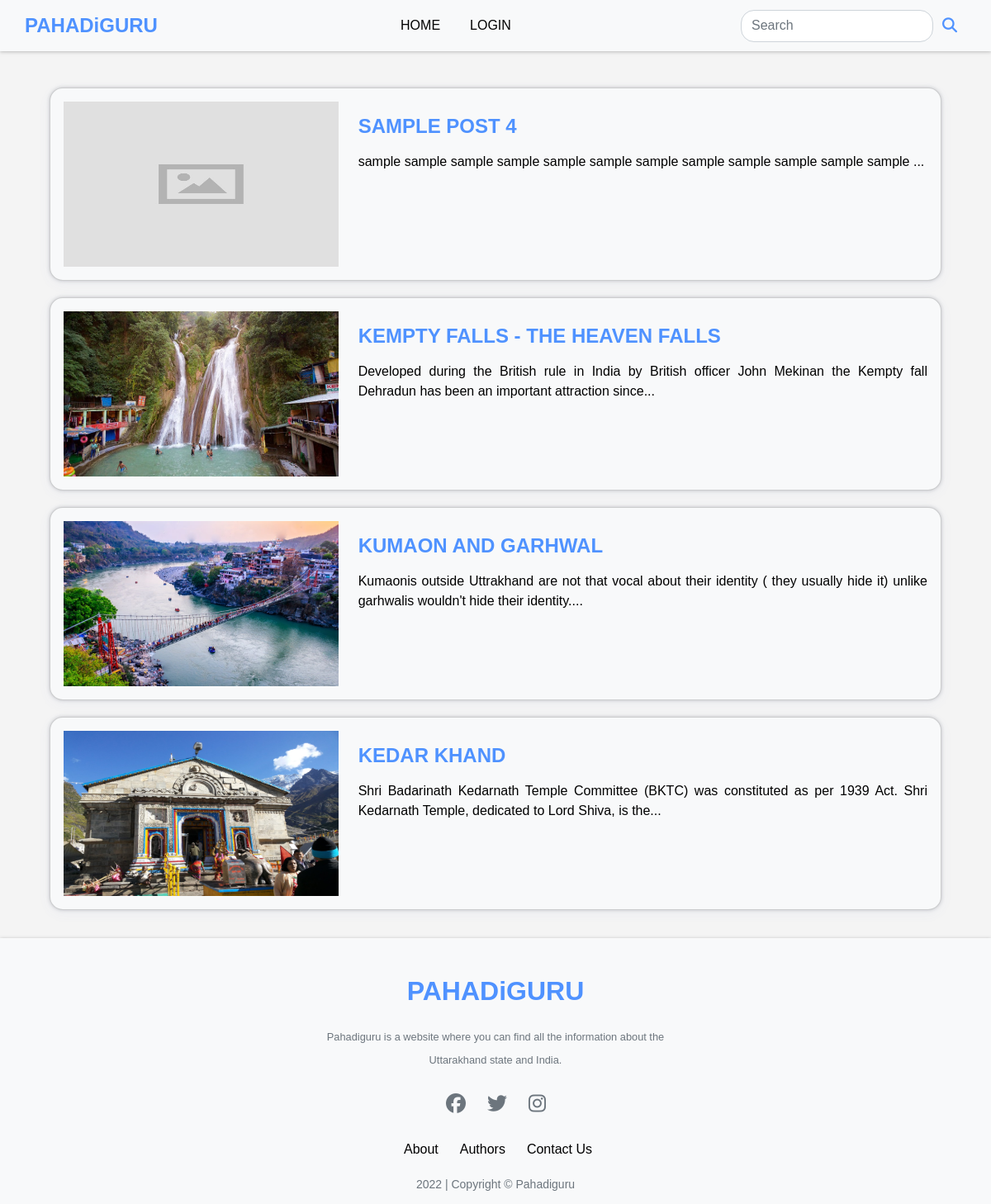
/allposts/Uttarakhand History, run on an earlier commit of the app's database.
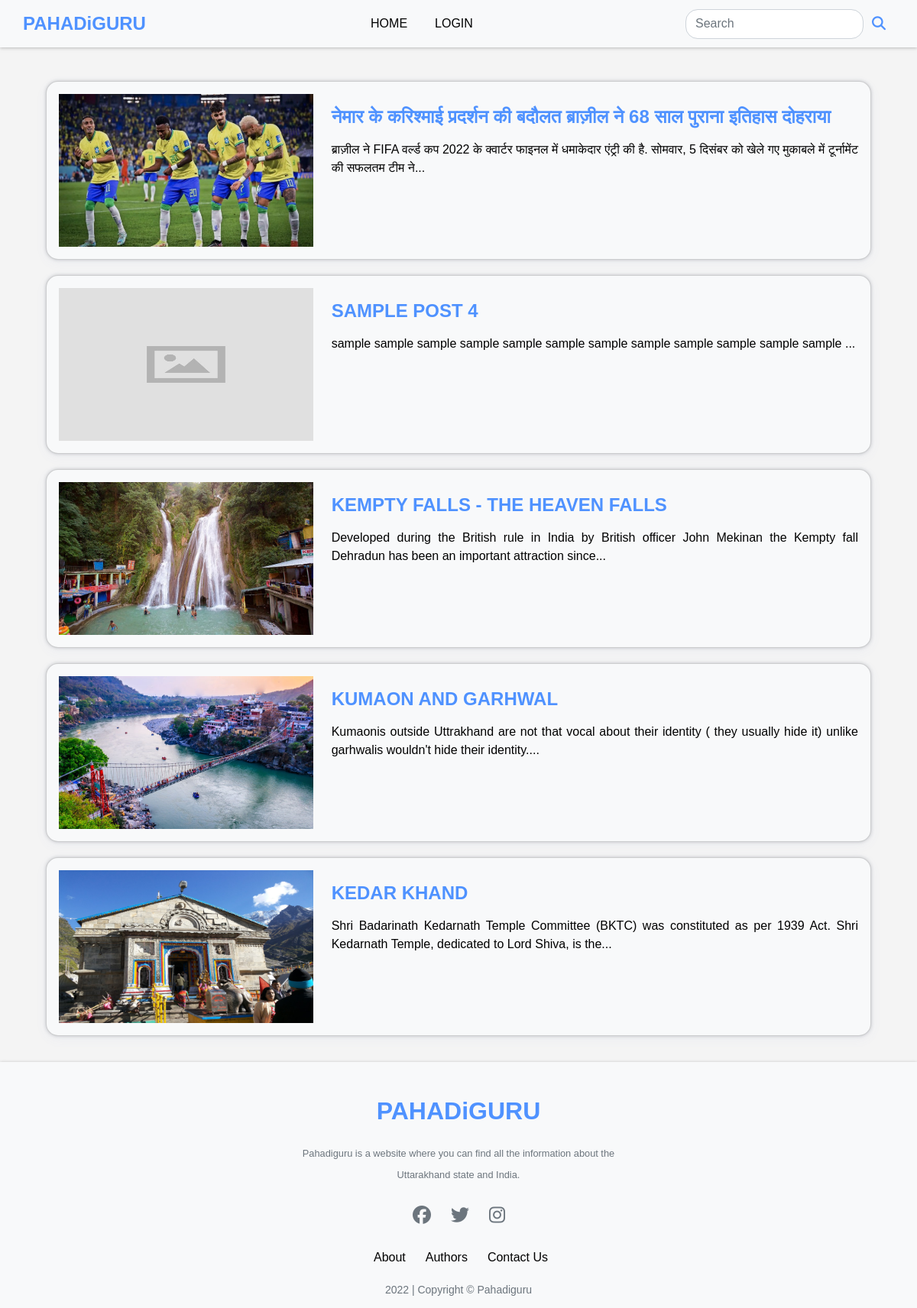
And on a later commit of the database.
### app.py (models this page shows)
class Posts(db.Model):
    id = db.Column(db.Integer, primary_key=True)
    title = db.Column(db.String(200), nullable=False)
    category = db.Column(db.String(50), nullable=False)
    slug= db.Column(db.String(200),nullable=True)
    content = db.Column(db.String(500), nullable=False)
    date_added = db.Column(db.Date, default=date.today)
    date_time = db.Column(db.DateTime, default=datetime.utcnow)
    poster_id = db.Column(db.Integer, db.ForeignKey('users.id'))
    likes=db.relationship('Likes',backref='post',passive_deletes=True)
    views=db.relationship('Views',backref='post',passive_deletes=True)
    image = db.Column(db.String(), nullable=True)

### app.py (the view)
@app.route("/allposts/<string:category>", methods=['GET', 'POST'])
def allposts(category):
    posts = Posts.query.filter_by(category=category).all()
    posts.reverse()
    searchbar = 1
    return render_template('allposts.html', posts=posts,category=category,searchbar=searchbar)

### templates/allposts.html (shortened to what this page needs)
{% extends 'base.html' %} {% block head %}
<link
  rel="stylesheet"
  href="{{url_for('static',filename='css/allposts.css')}}"
/>
{% endblock %} {% block content %}
<br /><br /><br /><br />
<div class="container m-auto" style="width: 90vw;">
  <div class="row">
    {% for post in posts %}
    <div
      class="card col-md-12 p-3 rounded-4"
      style="
        background-color: #f8f9fa;
        box-shadow: rgba(67, 71, 85, 0.27) 0px 0px 0.25em,
          rgba(90, 125, 188, 0.05) 0px 0.25em 1em;
      "
      >
      <a href="{{url_for('post',slug=post.slug)}}" style="text-decoration: none; color: #000!important; text-align: justify;">
      <div class="row">
        <div class="col-md-4">
          <img
            class="w-100 card_img"
            height="200"
            src="{{url_for('static', filename='images/feature_photo/'+ post.image)}}"
          />
        </div>
        <div class="col-md-8 my-3">
          <div class="card-block">
            <h6 class="card-title">{{post.title}}</h6>
            <p class="card-text my-3">
              {{post.content|safe|truncate(150)}}
            </p>
          </div>
        </div>
      </div>
      </a>
    </div>
    {% endfor %}
  </div>
</div>
<br />
{% endblock %}

What changed in the data, as far as the page shows it:
added Posts: image (picture), title "नेमार के करिश्माई प्रदर्शन की बदौलत ब्राज़ील ने 68 साल पुराना इतिहास दोहराया", content "ब्राज़ील ने FIFA वर्ल्ड कप 2022 के क्वार्टर फाइनल में धमाकेदार एंट्री की है. सोमवार, 5 दिसंबर को खेले गए मुकाबले में टूर्नामेंट की सफलतम टीम ने..."
